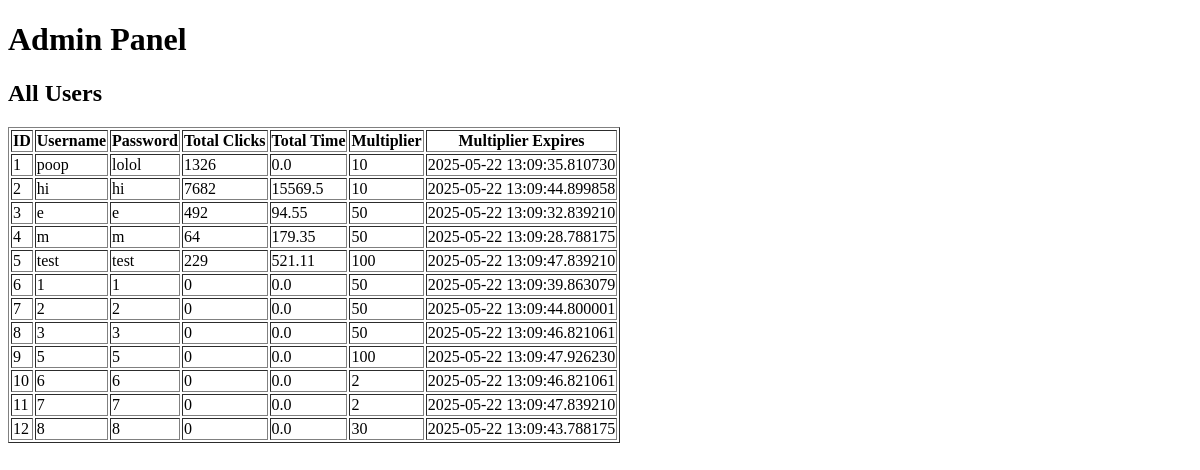
/admin, run on an earlier commit of the app's database.
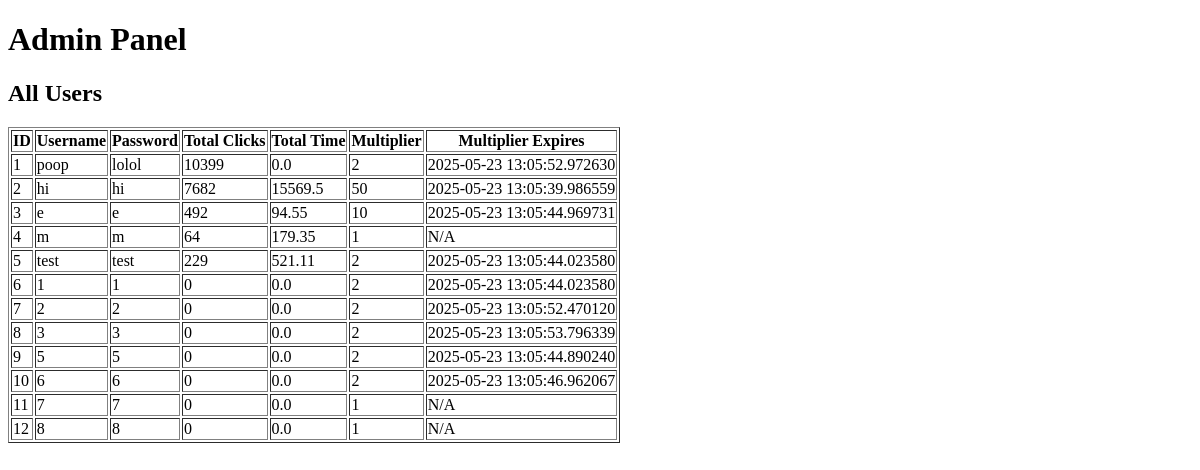
And on a later commit of the database.
### app.py (models this page shows)
class User(db.Model):
    id = db.Column(db.Integer, primary_key=True)
    username = db.Column(db.String(80), unique=True, nullable=False)
    password = db.Column(db.String(80), nullable=False)  # Simple password storage
    total_clicks = db.Column(db.Integer, default=0)
    total_time = db.Column(db.Float, default=0.0)
    multiplier = db.Column(db.Integer, default=1)
    multiplier_expires = db.Column(db.DateTime, nullable=True)

### app.py (the view)
@app.route('/admin')
def admin():
    users = User.query.all()
    return render_template('admin.html', users=users)

### templates/admin.html (shortened to what this page needs)
<!DOCTYPE html>
<html lang="en">
<head>
</head>
<body>
    <h1>Admin Panel</h1>
    <h2>All Users</h2>
    <table border="1">
        <thead>
            <tr>
                <th>ID</th>
                <th>Username</th>
                <th>Password</th>
                <th>Total Clicks</th>
                <th>Total Time</th>
                <th>Multiplier</th>
                <th>Multiplier Expires</th>
            </tr>
        </thead>
        <tbody>
            {% for user in users %}
            <tr>
                <td>{{ user.id }}</td>
                <td>{{ user.username }}</td>
                <td>{{ user.password }}</td>
                <td>{{ user.total_clicks }}</td>
                <td>{{ user.total_time | round(2) }}</td>
                <td>{{ user.multiplier }}</td>
                <td>{{ user.multiplier_expires if user.multiplier_expires else 'N/A' }}</td>
            </tr>
            {% else %}
            <tr>
                <td colspan="6">No users found.</td>
            </tr>
            {% endfor %}
        </tbody>
    </table>
</body>
</html>

What changed in the data, as far as the page shows it:
changed User "poop": total_clicks "1326" → "10399"; multiplier "10" → "2"; multiplier_expires "2025-05-22 13:09:35.810730" → "2025-05-23 13:05:52.972630"
changed User "hi": multiplier "10" → "50"; multiplier_expires "2025-05-22 13:09:44.899858" → "2025-05-23 13:05:39.986559"
changed User id 3: multiplier "50" → "10"; multiplier_expires "2025-05-22 13:09:32.839210" → "2025-05-23 13:05:44.969731"
changed User id 4: multiplier "50" → "1"; multiplier_expires "2025-05-22 13:09:28.788175" → "N/A"
changed User "test": multiplier "100" → "2"; multiplier_expires "2025-05-22 13:09:47.839210" → "2025-05-23 13:05:44.023580"
changed User id 6: multiplier "50" → "2"; multiplier_expires "2025-05-22 13:09:39.863079" → "2025-05-23 13:05:44.023580"
changed User id 7: multiplier "50" → "2"; multiplier_expires "2025-05-22 13:09:44.800001" → "2025-05-23 13:05:52.470120"
changed User id 8: multiplier "50" → "2"; multiplier_expires "2025-05-22 13:09:46.821061" → "2025-05-23 13:05:53.796339"
changed User id 9: multiplier "100" → "2"; multiplier_expires "2025-05-22 13:09:47.926230" → "2025-05-23 13:05:44.890240"
changed User id 10: multiplier_expires "2025-05-22 13:09:46.821061" → "2025-05-23 13:05:46.962067"
changed User id 11: multiplier "2" → "1"; multiplier_expires "2025-05-22 13:09:47.839210" → "N/A"
changed User id 12: multiplier "30" → "1"; multiplier_expires "2025-05-22 13:09:43.788175" → "N/A"
